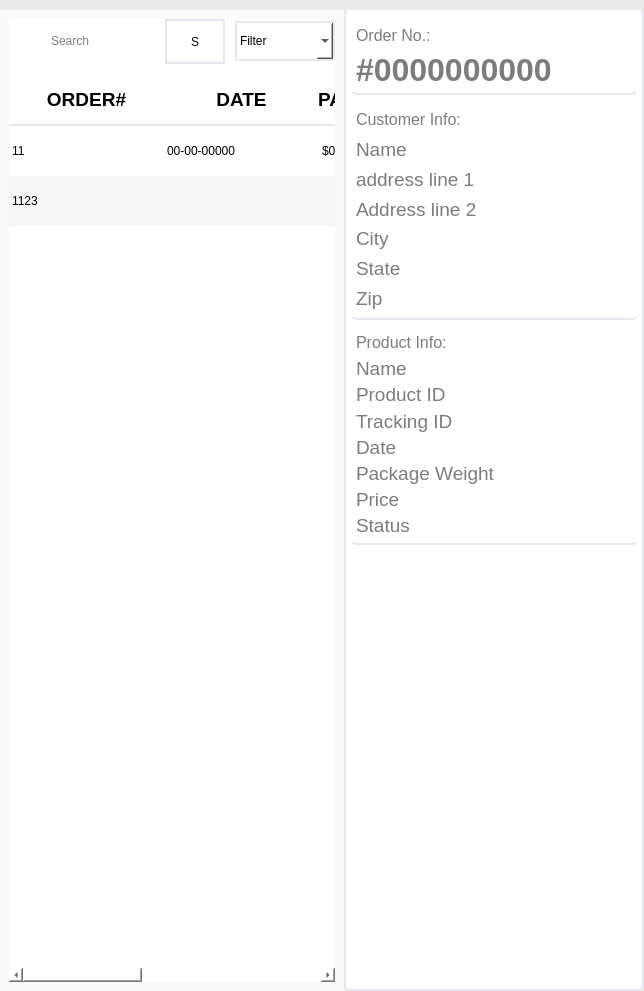
          <widget class="QWidget" name="order_page">
           <property name="styleSheet">
            <string notr="true">QWidget{
	background:#eaeaea;
	border:none;
}
</string>
           </property>
           <layout class="QHBoxLayout" name="horizontalLayout_5" stretch="7,3">
            <property name="spacing">
             <number>0</number>
            </property>
            <property name="leftMargin">
             <number>0</number>
            </property>
            <property name="topMargin">
             <number>10</number>
            </property>
            <property name="rightMargin">
             <number>0</number>
            </property>
            <property name="bottomMargin">
             <number>0</number>
            </property>
            <item>
             <widget class="QFrame" name="frame_5">
              <property name="styleSheet">
               <string notr="true">background:rgb(250,250,250);
</string>
              </property>
              <property name="frameShape">
               <enum>QFrame::StyledPanel</enum>
              </property>
              <property name="frameShadow">
               <enum>QFrame::Raised</enum>
              </property>
              <layout class="QVBoxLayout" name="verticalLayout_3">
               <property name="spacing">
                <number>0</number>
               </property>
               <item>
                <widget class="QFrame" name="search_bar">
                 <property name="minimumSize">
                  <size>
                   <width>0</width>
                   <height>100</height>
                  </size>
                 </property>
                 <property name="styleSheet">
                  <string notr="true">background:rgb(255,255,255);
</string>
                 </property>
                 <property name="frameShape">
                  <enum>QFrame::StyledPanel</enum>
                 </property>
                 <property name="frameShadow">
                  <enum>QFrame::Raised</enum>
                 </property>
                 <layout class="QVBoxLayout" name="verticalLayout_4">
                  <property name="spacing">
                   <number>10</number>
                  </property>
                  <property name="leftMargin">
                   <number>0</number>
                  </property>
                  <property name="topMargin">
                   <number>0</number>
                  </property>
                  <property name="rightMargin">
                   <number>0</number>
                  </property>
                  <property name="bottomMargin">
                   <number>0</number>
                  </property>
                  <item>
                   <widget class="QFrame" name="frame_8">
                    <property name="minimumSize">
                     <size>
                      <width>0</width>
                      <height>45</height>
                     </size>
                    </property>
                    <property name="maximumSize">
                     <size>
                      <width>16777215</width>
                      <height>45</height>
                     </size>
                    </property>
                    <property name="frameShape">
                     <enum>QFrame::StyledPanel</enum>
                    </property>
                    <property name="frameShadow">
                     <enum>QFrame::Raised</enum>
                    </property>
                    <layout class="QHBoxLayout" name="horizontalLayout_8">
                     <property name="spacing">
                      <number>10</number>
                     </property>
                     <property name="leftMargin">
                      <number>0</number>
                     </property>
                     <property name="topMargin">
                      <number>0</number>
                     </property>
                     <property name="rightMargin">
                      <number>0</number>
                     </property>
                     <property name="bottomMargin">
                      <number>0</number>
                     </property>
                     <item>
                      <widget class="QFrame" name="frame_7">
                       <property name="minimumSize">
                        <size>
                         <width>0</width>
                         <height>40</height>
                        </size>
                       </property>
                       <property name="maximumSize">
                        <size>
                         <width>16777215</width>
                         <height>50</height>
                        </size>
                       </property>
                       <property name="styleSheet">
                        <string notr="true">border:none;</string>
                       </property>
                       <property name="frameShape">
                        <enum>QFrame::StyledPanel</enum>
                       </property>
                       <property name="frameShadow">
                        <enum>QFrame::Plain</enum>
                       </property>
                       <property name="lineWidth">
                        <number>0</number>
                       </property>
                       <layout class="QHBoxLayout" name="horizontalLayout_7">
                        <property name="spacing">
                         <number>10</number>
                        </property>
                        <property name="leftMargin">
                         <number>0</number>
                        </property>
                        <property name="topMargin">
                         <number>0</number>
                        </property>
                        <property name="rightMargin">
                         <number>0</number>
                        </property>
                        <property name="bottomMargin">
                         <number>0</number>
                        </property>
                        <item>
                         <spacer name="horizontalSpacer_3">
                          <property name="orientation">
                           <enum>Qt::Horizontal</enum>
                          </property>
                          <property name="sizeType">
                           <enum>QSizePolicy::Fixed</enum>
                          </property>
                          <property name="sizeHint" stdset="0">
                           <size>
                            <width>40</width>
                            <height>20</height>
                           </size>
                          </property>
                         </spacer>
                        </item>
                        <item>
                         <widget class="QLineEdit" name="lineEdit">
                          <property name="minimumSize">
                           <size>
                            <width>0</width>
                            <height>30</height>
                           </size>
                          </property>
                          <property name="styleSheet">
                           <string notr="true">border:none;</string>
                          </property>
                          <property name="text">
                           <string/>
                          </property>
                          <property name="placeholderText">
                           <string>Search</string>
                          </property>
                         </widget>
                        </item>
                        <item>
                         <widget class="QPushButton" name="search_button">
                          <property name="minimumSize">
                           <size>
                            <width>60</width>
                            <height>40</height>
                           </size>
                          </property>
                          <property name="maximumSize">
                           <size>
                            <width>60</width>
                            <height>60</height>
                           </size>
                          </property>
                          <property name="styleSheet">
                           <string notr="true">border: 2px solid #e4e7ef;
</string>
                          </property>
                          <property name="text">
                           <string>S</string>
                          </property>
                         </widget>
                        </item>
                       </layout>
                      </widget>
                     </item>
                     <item>
                      <widget class="QComboBox" name="comboBox_2">
                       <property name="minimumSize">
                        <size>
                         <width>100</width>
                         <height>40</height>
                        </size>
                       </property>
                       <property name="maximumSize">
                        <size>
                         <width>16777215</width>
                         <height>40</height>
                        </size>
                       </property>
                       <property name="styleSheet">
                        <string notr="true">border:2px solid #e5e7ef;
border-radius:1px;</string>
                       </property>
                       <property name="currentText">
                        <string extracomment="Filter">Filter</string>
                       </property>
                       <item>
                        <property name="text">
                         <string>Filter</string>
                        </property>
                       </item>
                      </widget>
                     </item>
                    </layout>
                   </widget>
                  </item>
                  <item>
                   <widget class="QStackedWidget" name="stackedWidget_3">
                    <property name="currentIndex">
                     <number>0</number>
                    </property>
                    <widget class="QWidget" name="pendingorder_page">
                     <layout class="QHBoxLayout" name="horizontalLayout_9">
                      <property name="spacing">
                       <number>0</number>
                      </property>
                      <property name="leftMargin">
                       <number>0</number>
                      </property>
                      <property name="topMargin">
                       <number>0</number>
                      </property>
                      <property name="rightMargin">
                       <number>0</number>
                      </property>
                      <property name="bottomMargin">
                       <number>0</number>
                      </property>
                      <item>
                       <widget class="QTableWidget" name="tableWidget_3">
                        <property name="styleSheet">
                         <string notr="true">QTableWIdget{
	background:transparent;
	background-color: #FFFFFF;
	alternate-background-color: #E6E6E6;
	border-radius:30px;
}
QHeaderView:section{
	min-height:50 px;
	max-height:50 px;
	background : #ffffff;
	border:none;
	border-bottom:2px solid #e5e7ef;
}
QTableWidget::item{
	border:none;
}
QTableWidget::item:selected{ 
	background-color: #B7CCE4;
 }</string>
                        </property>
                        <property name="alternatingRowColors">
                         <bool>true</bool>
                        </property>
                        <property name="selectionMode">
                         <enum>QAbstractItemView::SingleSelection</enum>
                        </property>
                        <property name="selectionBehavior">
                         <enum>QAbstractItemView::SelectRows</enum>
                        </property>
                        <property name="showGrid">
                         <bool>false</bool>
                        </property>
                        <attribute name="horizontalHeaderDefaultSectionSize">
                         <number>155</number>
                        </attribute>
                        <attribute name="horizontalHeaderStretchLastSection">
                         <bool>true</bool>
                        </attribute>
                        <attribute name="verticalHeaderVisible">
                         <bool>false</bool>
                        </attribute>
                        <attribute name="verticalHeaderMinimumSectionSize">
                         <number>50</number>
                        </attribute>
                        <attribute name="verticalHeaderDefaultSectionSize">
                         <number>50</number>
                        </attribute>
                        <row>
                         <property name="text">
                          <string>New Row</string>
                         </property>
                        </row>
                        <row>
                         <property name="text">
                          <string>2</string>
                         </property>
                        </row>
                        <column>
                         <property name="text">
                          <string>ORDER#</string>
                         </property>
                         <property name="font">
                          <font>
                           <family>Helvetica</family>
                           <pointsize>14</pointsize>
                           <weight>75</weight>
                           <bold>true</bold>
                          </font>
                         </property>
                        </column>
                        <column>
                         <property name="text">
                          <string>DATE</string>
                         </property>
                         <property name="font">
                          <font>
                           <family>Helvetica</family>
                           <pointsize>14</pointsize>
                           <weight>75</weight>
                           <bold>true</bold>
                          </font>
                         </property>
                        </column>
                        <column>
                         <property name="text">
                          <string>PACKAGE PRICE</string>
                         </property>
                         <property name="font">
                          <font>
                           <family>Helvetica</family>
                           <pointsize>14</pointsize>
                           <weight>75</weight>
                           <bold>true</bold>
                          </font>
                         </property>
                        </column>
                        <column>
                         <property name="text">
                          <string>DELIVERY CHARGE</string>
                         </property>
                         <property name="font">
                          <font>
                           <family>Helvetica</family>
                           <pointsize>14</pointsize>
                           <weight>75</weight>
                           <bold>true</bold>
                          </font>
                         </property>
                        </column>
                        <column>
                         <property name="text">
                          <string>STATUS</string>
                         </property>
                         <property name="font">
                          <font>
                           <family>Helvetica</family>
                           <pointsize>14</pointsize>
                           <weight>75</weight>
                           <bold>true</bold>
                          </font>
                         </property>
                        </column>
                        <item row="0" column="0">
                         <property name="text">
                          <string>11</string>
                         </property>
                        </item>
                        <item row="0" column="1">
                         <property name="text">
                          <string>00-00-00000</string>
                         </property>
                        </item>
                        <item row="0" column="2">
                         <property name="text">
                          <string>$000.00</string>
                         </property>
                        </item>
                        <item row="0" column="3">
                         <property name="text">
                          <string>$00.00</string>
                         </property>
                        </item>
                        <item row="0" column="4">
                         <property name="text">
                          <string>Happening</string>
                         </property>
                        </item>
                        <item row="1" column="0">
                         <property name="text">
                          <string>1123</string>
                         </property>
                        </item>
                       </widget>
                      </item>
                     </layout>
                    </widget>
                    <widget class="QWidget" name="orderhistory_page"/>
                   </widget>
                  </item>
                 </layout>
                </widget>
               </item>
              </layout>
             </widget>
            </item>
            <item>
             <widget class="QFrame" name="frame_6">
              <property name="minimumSize">
               <size>
                <width>300</width>
                <height>0</height>
               </size>
              </property>
              <property name="styleSheet">
               <string notr="true">QFrame{
	background:rgb(255,255,255);
	border-radius:5px;
	border:2px solid #e5e7ef;
	border-top:none;
	color:rgb(124,124,124);
}</string>
              </property>
              <property name="frameShape">
               <enum>QFrame::StyledPanel</enum>
              </property>
              <property name="frameShadow">
               <enum>QFrame::Raised</enum>
              </property>
              <layout class="QVBoxLayout" name="verticalLayout_8" stretch="0,0,0,0">
               <property name="spacing">
                <number>5</number>
               </property>
               <property name="leftMargin">
                <number>5</number>
               </property>
               <property name="topMargin">
                <number>5</number>
               </property>
               <property name="rightMargin">
                <number>5</number>
               </property>
               <property name="bottomMargin">
                <number>5</number>
               </property>
               <item>
                <widget class="QFrame" name="frame_10">
                 <property name="minimumSize">
                  <size>
                   <width>0</width>
                   <height>80</height>
                  </size>
                 </property>
                 <property name="styleSheet">
                  <string notr="true">border-top:none;border-left:none;border-right:none;</string>
                 </property>
                 <property name="frameShape">
                  <enum>QFrame::StyledPanel</enum>
                 </property>
                 <property name="frameShadow">
                  <enum>QFrame::Raised</enum>
                 </property>
                 <layout class="QVBoxLayout" name="verticalLayout_5">
                  <property name="spacing">
                   <number>2</number>
                  </property>
                  <property name="leftMargin">
                   <number>5</number>
                  </property>
                  <property name="topMargin">
                   <number>5</number>
                  </property>
                  <property name="rightMargin">
                   <number>5</number>
                  </property>
                  <property name="bottomMargin">
                   <number>5</number>
                  </property>
                  <item>
                   <widget class="QLabel" name="label_9">
                    <property name="font">
                     <font>
                      <family>Helvetica</family>
                      <pointsize>12</pointsize>
                     </font>
                    </property>
                    <property name="styleSheet">
                     <string notr="true">border:none;
color:rgb(124,124,124);
</string>
                    </property>
                    <property name="text">
                     <string>Order No.:</string>
                    </property>
                   </widget>
                  </item>
                  <item>
                   <widget class="QLabel" name="label_10">
                    <property name="font">
                     <font>
                      <family>Helvetica</family>
                      <pointsize>24</pointsize>
                      <weight>75</weight>
                      <bold>true</bold>
                     </font>
                    </property>
                    <property name="styleSheet">
                     <string notr="true">border:none;</string>
                    </property>
                    <property name="text">
                     <string>#0000000000</string>
                    </property>
                   </widget>
                  </item>
                 </layout>
                </widget>
               </item>
               <item>
                <widget class="QFrame" name="frame_11">
                 <property name="minimumSize">
                  <size>
                   <width>0</width>
                   <height>220</height>
                  </size>
                 </property>
                 <property name="styleSheet">
                  <string notr="true">border-top:none;border-left:none;border-right:none;
</string>
                 </property>
                 <property name="frameShape">
                  <enum>QFrame::StyledPanel</enum>
                 </property>
                 <property name="frameShadow">
                  <enum>QFrame::Raised</enum>
                 </property>
                 <layout class="QVBoxLayout" name="verticalLayout_6">
                  <property name="spacing">
                   <number>1</number>
                  </property>
                  <property name="leftMargin">
                   <number>5</number>
                  </property>
                  <property name="topMargin">
                   <number>5</number>
                  </property>
                  <property name="rightMargin">
                   <number>5</number>
                  </property>
                  <property name="bottomMargin">
                   <number>5</number>
                  </property>
                  <item>
                   <widget class="QLabel" name="label_11">
                    <property name="font">
                     <font>
                      <family>Helvetica</family>
                      <pointsize>12</pointsize>
                     </font>
                    </property>
                    <property name="styleSheet">
                     <string notr="true">border:none;
</string>
                    </property>
                    <property name="text">
                     <string>Customer Info:</string>
                    </property>
                   </widget>
                  </item>
                  <item>
                   <widget class="QLabel" name="label_12">
                    <property name="font">
                     <font>
                      <pointsize>14</pointsize>
                     </font>
                    </property>
                    <property name="styleSheet">
                     <string notr="true">border:none;</string>
                    </property>
                    <property name="text">
                     <string>Name</string>
                    </property>
                   </widget>
                  </item>
                  <item>
                   <widget class="QLabel" name="label_13">
                    <property name="font">
                     <font>
                      <pointsize>14</pointsize>
                     </font>
                    </property>
                    <property name="styleSheet">
                     <string notr="true">border:none;</string>
                    </property>
                    <property name="text">
                     <string>address line 1</string>
                    </property>
                   </widget>
                  </item>
                  <item>
                   <widget class="QLabel" name="label_15">
                    <property name="font">
                     <font>
                      <pointsize>14</pointsize>
                     </font>
                    </property>
                    <property name="styleSheet">
                     <string notr="true">border:none;</string>
                    </property>
                    <property name="text">
                     <string>Address line 2</string>
                    </property>
                   </widget>
                  </item>
                  <item>
                   <widget class="QLabel" name="label_14">
                    <property name="font">
                     <font>
                      <pointsize>14</pointsize>
                     </font>
                    </property>
                    <property name="styleSheet">
                     <string notr="true">border:none;</string>
                    </property>
                    <property name="text">
                     <string>City</string>
                    </property>
                   </widget>
                  </item>
                  <item>
                   <widget class="QLabel" name="label_16">
                    <property name="font">
                     <font>
                      <pointsize>14</pointsize>
                     </font>
                    </property>
                    <property name="styleSheet">
                     <string notr="true">border:none;</string>
                    </property>
                    <property name="text">
                     <string>State</string>
                    </property>
                   </widget>
                  </item>
                  <item>
                   <widget class="QLabel" name="label_17">
                    <property name="font">
                     <font>
                      <pointsize>14</pointsize>
                     </font>
                    </property>
                    <property name="styleSheet">
                     <string notr="true">border:none;</string>
                    </property>
                    <property name="text">
                     <string>Zip</string>
                    </property>
                   </widget>
                  </item>
                 </layout>
                </widget>
               </item>
               <item>
                <widget class="QFrame" name="frame_12">
                 <property name="minimumSize">
                  <size>
                   <width>0</width>
                   <height>220</height>
                  </size>
                 </property>
                 <property name="styleSheet">
                  <string notr="true">border-top:none;border-left:none;border-right:none;
</string>
                 </property>
                 <property name="frameShape">
                  <enum>QFrame::StyledPanel</enum>
                 </property>
                 <property name="frameShadow">
                  <enum>QFrame::Raised</enum>
                 </property>
                 <layout class="QVBoxLayout" name="verticalLayout_7">
                  <property name="spacing">
                   <number>1</number>
                  </property>
                  <property name="leftMargin">
                   <number>5</number>
                  </property>
                  <property name="topMargin">
                   <number>5</number>
                  </property>
                  <property name="rightMargin">
                   <number>5</number>
                  </property>
                  <property name="bottomMargin">
                   <number>5</number>
                  </property>
                  <item>
                   <widget class="QLabel" name="label_18">
                    <property name="font">
                     <font>
                      <family>Helvetica</family>
                      <pointsize>12</pointsize>
                     </font>
                    </property>
                    <property name="styleSheet">
                     <string notr="true">border:none;</string>
                    </property>
                    <property name="text">
                     <string>Product Info:</string>
                    </property>
                   </widget>
                  </item>
                  <item>
                   <widget class="QLabel" name="label_19">
                    <property name="font">
                     <font>
                      <pointsize>14</pointsize>
                     </font>
                    </property>
                    <property name="styleSheet">
                     <string notr="true">border:none;</string>
                    </property>
                    <property name="text">
                     <string>Name</string>
                    </property>
                   </widget>
                  </item>
                  <item>
                   <widget class="QLabel" name="label_39">
                    <property name="font">
                     <font>
                      <pointsize>14</pointsize>
                     </font>
                    </property>
                    <property name="styleSheet">
                     <string notr="true">border:none;</string>
                    </property>
                    <property name="text">
                     <string>Product ID</string>
                    </property>
                   </widget>
                  </item>
                  <item>
                   <widget class="QLabel" name="label_20">
                    <property name="font">
                     <font>
                      <pointsize>14</pointsize>
                     </font>
                    </property>
                    <property name="styleSheet">
                     <string notr="true">border:none;</string>
                    </property>
                    <property name="text">
                     <string>Tracking ID</string>
                    </property>
                   </widget>
                  </item>
                  <item>
                   <widget class="QLabel" name="label_21">
                    <property name="font">
                     <font>
                      <pointsize>14</pointsize>
                     </font>
                    </property>
                    <property name="styleSheet">
                     <string notr="true">border:none;</string>
                    </property>
                    <property name="text">
                     <string>Date</string>
                    </property>
                   </widget>
                  </item>
                  <item>
                   <widget class="QLabel" name="label_22">
                    <property name="font">
                     <font>
                      <pointsize>14</pointsize>
                     </font>
                    </property>
                    <property name="styleSheet">
                     <string notr="true">border:none;</string>
                    </property>
                    <property name="text">
                     <string>Package Weight</string>
                    </property>
                   </widget>
                  </item>
                  <item>
                   <widget class="QLabel" name="label_23">
                    <property name="font">
                     <font>
                      <pointsize>14</pointsize>
                     </font>
                    </property>
                    <property name="styleSheet">
                     <string notr="true">border:none;
color:rgb(124,124,124);</string>
                    </property>
                    <property name="text">
                     <string>Price</string>
                    </property>
                   </widget>
                  </item>
                  <item>
                   <widget class="QLabel" name="label_24">
                    <property name="font">
                     <font>
                      <pointsize>14</pointsize>
                     </font>
                    </property>
                    <property name="styleSheet">
                     <string notr="true">border:none;
color:rgb(124,124,124);</string>
                    </property>
                    <property name="text">
                     <string>Status</string>
                    </property>
                   </widget>
                  </item>
                 </layout>
                </widget>
               </item>
               <item>
                <spacer name="verticalSpacer_2">
                 <property name="orientation">
                  <enum>Qt::Vertical</enum>
                 </property>
                 <property name="sizeHint" stdset="0">
                  <size>
                   <width>20</width>
                   <height>439</height>
                  </size>
                 </property>
                </spacer>
               </item>
              </layout>
             </widget>
            </item>
           </layout>
          </widget>
